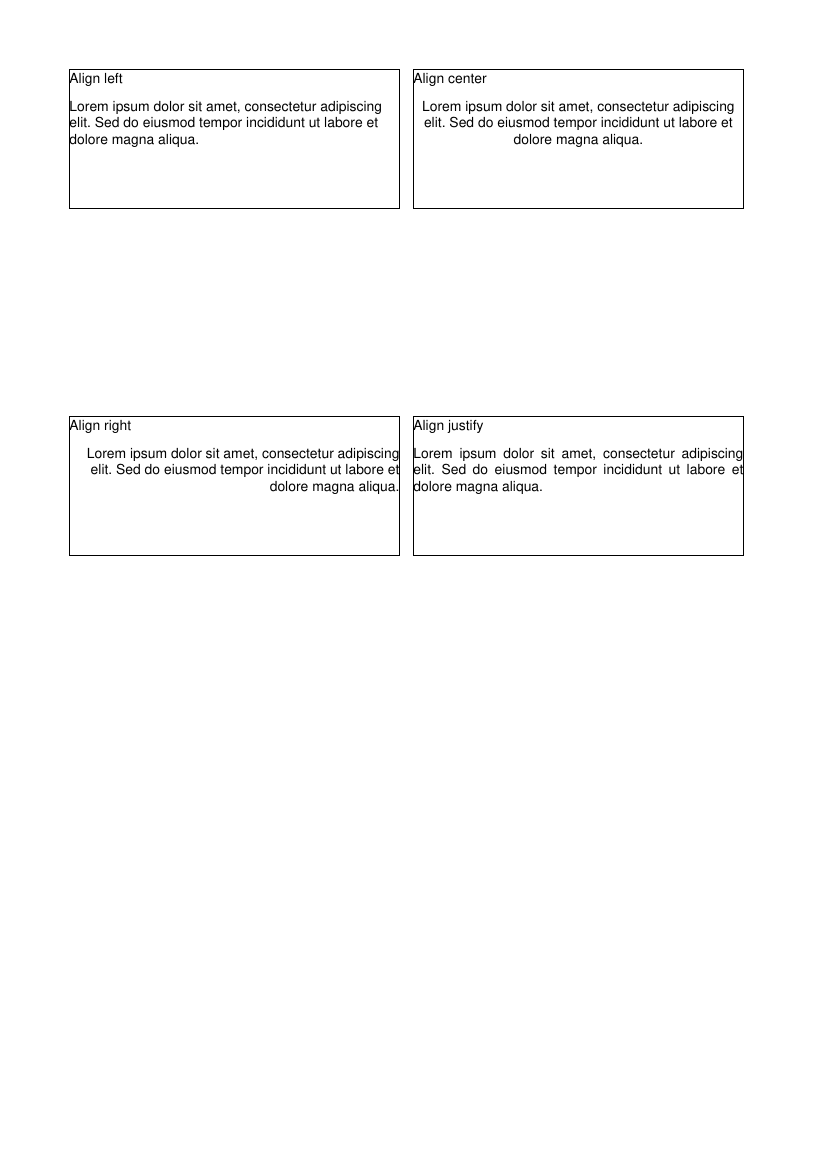

Reproduce this figure in Python.
#!/usr/bin/env python3

from reportlab.lib.pagesizes import A4
from reportlab.pdfgen import canvas
from reportlab.platypus import Paragraph
from reportlab.lib.styles import getSampleStyleSheet
from reportlab.lib.enums import TA_LEFT, TA_CENTER, TA_RIGHT, TA_JUSTIFY

filename = "align.pdf"

def draw_text(c, box, text, alignment):
    # Configura l'estil del text
    styles = getSampleStyleSheet()
    style = styles["Normal"]
    style.alignment = alignment

    # Crea el paràgraf i comprova si el text encaixa
    # Ajusta el text a l'ample i retorna l'espai necessari
    p = Paragraph(text, style)
    max_width, max_height = p.wrap(box["width"], float('inf'))  

    # Dibuixar el text ajustant l'origen a la part superior
    p.drawOn(c, box["x"], box["y"] - max_height)  

# Crear el canvas
c = canvas.Canvas(filename, pagesize=A4)

# Mides de la pàgina
page_width, page_height = A4

# Text Lorem Ipsum
lorem_text = (
    "Lorem ipsum dolor sit amet, consectetur adipiscing elit. "
    "Sed do eiusmod tempor incididunt ut labore et dolore magna aliqua."
)

# Configuració de marges i dimensions dels rectangles
rect_width = page_width / 2 - 50
rect_height = 100
margin_x = 50
margin_y = 50

# Definició dels rectangles com a diccionaris
rects = [
    {"x": margin_x, 
     "y": page_height - margin_y, 
     "width": rect_width - 10, 
     "height": rect_height, 
     "alignment": TA_LEFT, 
     "title": "Align left"},
    {"x": page_width - margin_x - rect_width, 
     "y": page_height - margin_y, 
     "width": rect_width - 10, 
     "height": rect_height, 
     "alignment": TA_CENTER, 
     "title": "Align center"},
    {"x": margin_x, 
     "y": page_height - 2 * (margin_y + rect_height), 
     "width": rect_width - 10, 
     "height": rect_height, 
     "alignment": TA_RIGHT, 
     "title": "Align right"},
    {"x": page_width - margin_x - rect_width, 
     "y": page_height - 2 * (margin_y + rect_height), 
     "width": rect_width - 10, 
     "height": rect_height, 
     "alignment": TA_JUSTIFY, 
     "title": "Align justify"},
]

# Dibuixar rectangles i textos
for rect in rects:
    # Dibuixa el rectangle
    c.rect(rect["x"], rect["y"] - rect["height"], rect["width"], rect["height"])
    # Escriu el títol
    draw_text(c, rect, rect["title"], TA_LEFT)
    # Escriu el text amb l'alineació especificada
    draw_text(c, {**rect, "y": rect["y"] - 20}, lorem_text, rect["alignment"])

# Tancar i guardar el PDF
c.save()
